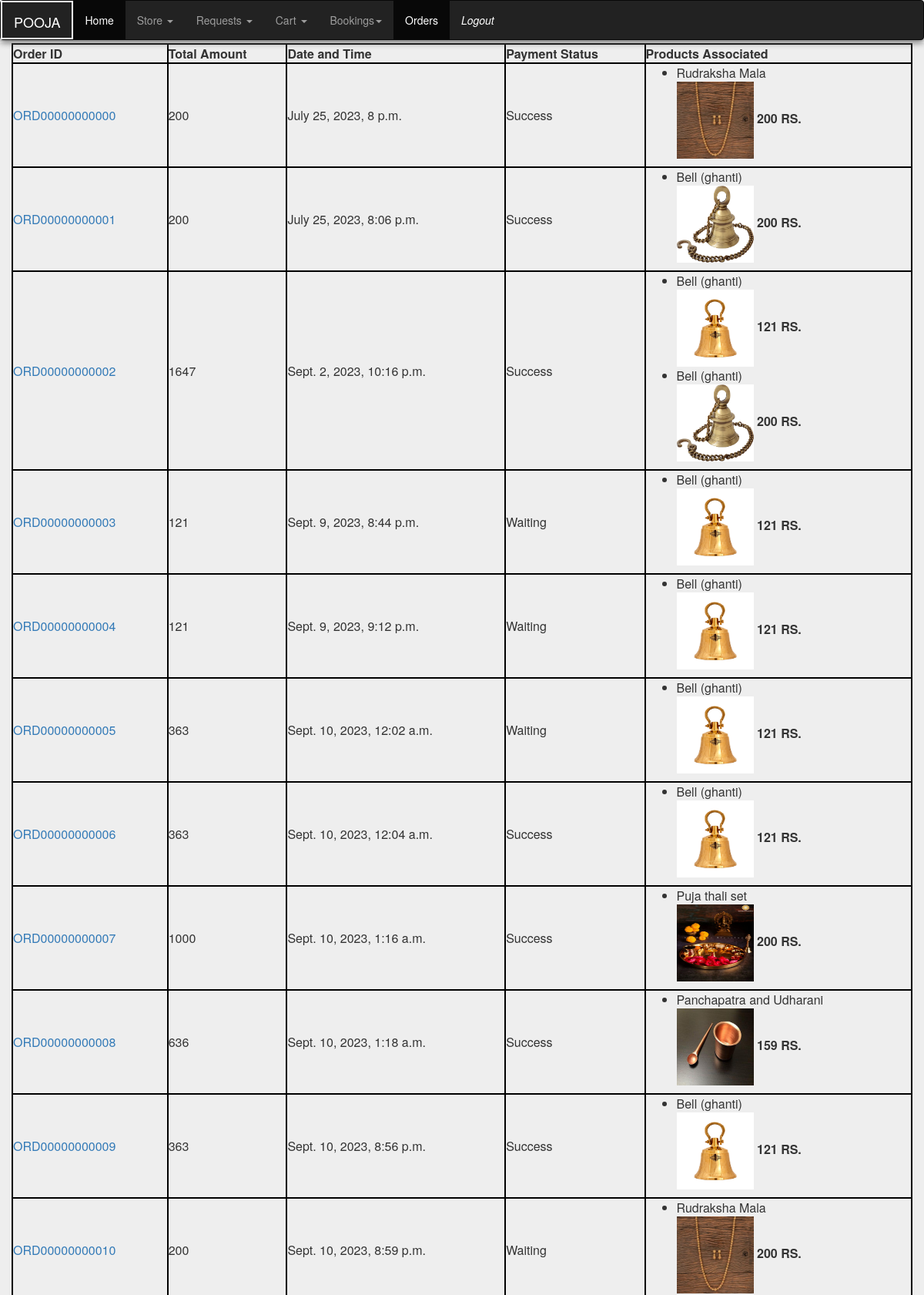
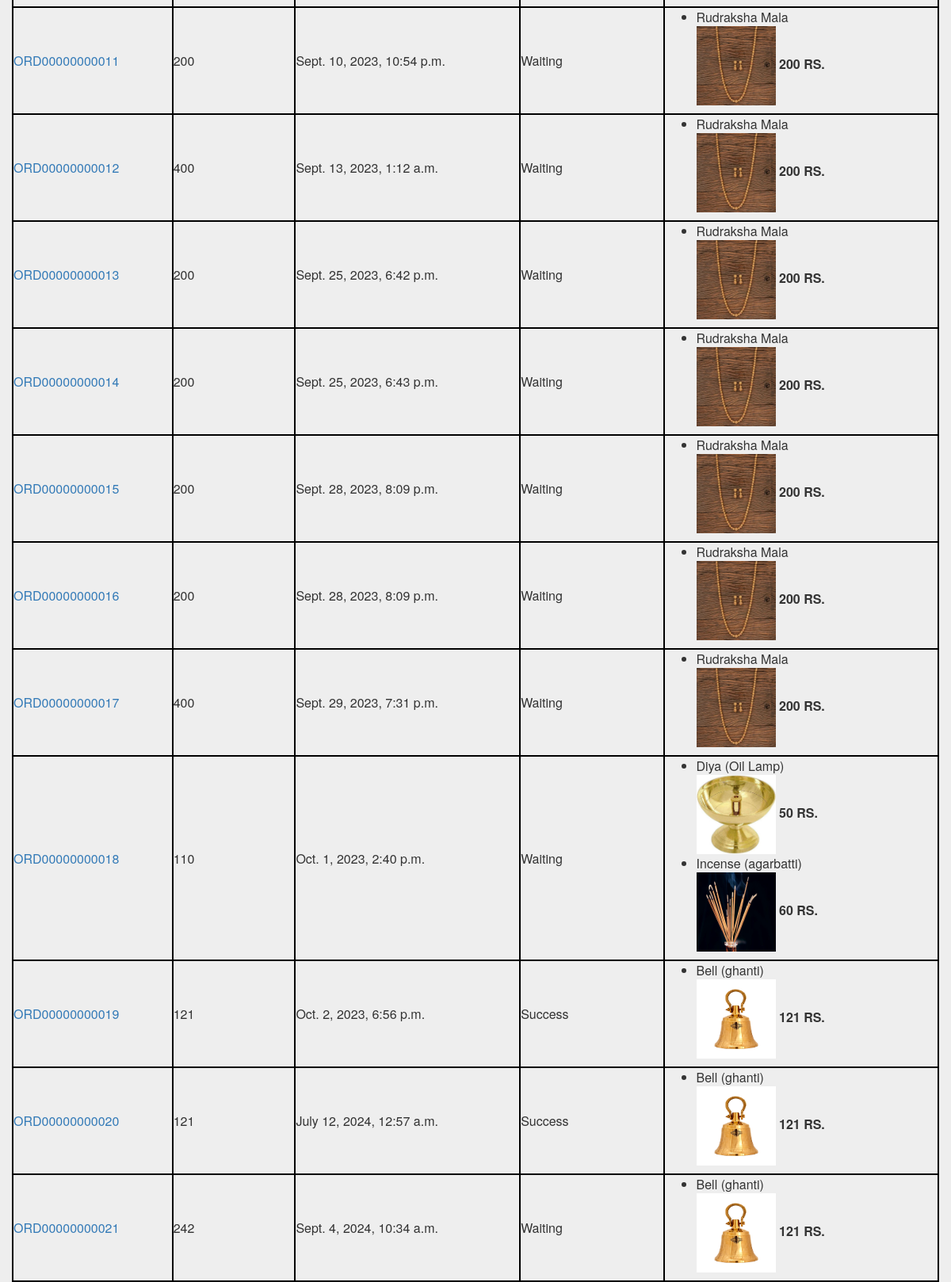
The page /customer/all_orders/ (signed in) on the database its author committed (2 pictures, top to bottom).
### customers/models.py (models this page shows)
class product_orders(models.Model):
    order_id=models.CharField(max_length=20,unique=True)
    amount=models.IntegerField()
    date=models.DateTimeField(null=True)
    done_by=models.ForeignKey(app_users,on_delete=models.CASCADE)
    products_associated=models.ManyToManyField(prod_and_amount)
    address=models.ForeignKey(saved_Address,on_delete=models.SET_NULL,null=True,default=None)
    payment_choices = [
        ('Success', 'Success'),
        ('Failed', 'Failed'),
        ('Cancelled','Cancelled'),
        ('Waiting','Waiting')
    ]
    payment_status=models.CharField(max_length=20,choices=payment_choices,default='Waiting')

class prod_and_amount(models.Model):
    product=models.ForeignKey(color_quantity,on_delete=models.CASCADE)
    price=models.IntegerField()
    quantity=models.IntegerField(default=1)

### main_app/models.py (models this page shows, shortened)
class color_quantity(models.Model):
    color=models.CharField(max_length=20)
    quantity=models.IntegerField()
    price=models.IntegerField(default=0)
    photo=models.ImageField(verbose_name="photo",upload_to='images',null=True)
    product=models.ForeignKey(pooja_products,related_name="product",on_delete=models.CASCADE)
    slug=models.SlugField(unique=True,null=True)

class pooja_products(models.Model):
    name=models.CharField(max_length=50)
    size=models.CharField(max_length=50)
    description=models.TextField()

### customers/views.py (the view)
# urls.py: path('all_orders/',views.order_history),
def order_history(request):
    user_obj=app_users.objects.filter(email=request.user.username).first()
    if user_obj:
        orders=product_orders.objects.filter(done_by=user_obj)
        return render(request,'customers/order_history.html',{'orders':orders})
    return HttpResponseRedirect("login again")

### templates/customers/order_history.html (shortened to what this page needs)
{% extends 'addons/customers/navigation.html'%}
    {% block mymessage %}
    <div >
        <div class="d-flex justify-content-between align-items-center mb-4">
          <h3 class="fw-normal mb-0 text-black">MY ORDERS</h3>
        </div>
        <section class="h-100" style="background-color: #eee;">
  <div class="container h-100 py-5">
    <div class="row d-flex justify-content-center align-items-center h-100">
      <div class="col-10">
<table>
<tr>
<th>Order ID</th>
<th>Total Amount </th>
<th>Date and Time</th>
<th>Payment Status </th>
<th>Products Associated </th>
</tr>
{% for order in orders %}
<tr>
<td><a href='/customer/order_details/{{order.order_id}}'>{{order.order_id}}</a></td>
<td>{{order.amount}} </td>
<td>{{order.date}}</td>
<td>{{order.payment_status}}</td>
<td>
<ul>
{% for ord in order.products_associated.all %}
<li>{{ord.product.product.name}} </li>
<img src="{{ord.product.photo.url}}" height=100px width=100px>
<b> {{ord.price}} RS.</b>
{% endfor %}
</ul>
</td>
</tr>
{% endfor %}
</table>
</div>
    </div>
  </div>
</section>
        </div>
{% endblock %}

### templates/addons/customers/navigation.html (style rules this page uses)
body { font-family: "Lato", sans-serif; background-repeat: no-repeat; background-size: cover; background-position: fixed; }

### templates/customers/order_history.html (style rules this page uses)
td { border:2px solid black; padding:15px; }
th { border:2px solid black; padding:8px; }
tr { border:2px solid black; }
table { border:2px solid black; padding:5px; width:100%; }

### rows shown on the page
product_orders: order_id "ORD00000000000", amount "200", date "July 25, 2023, 8 p.m.", payment_status "Success"
prod_and_amount: product.product.name "Rudraksha Mala", product.photo (picture), price "200"
product_orders: order_id "ORD00000000001", amount "200", date "July 25, 2023, 8:06 p.m.", payment_status "Success"
prod_and_amount: product.product.name "Bell (ghanti)", product.photo (picture), price "200"
product_orders: order_id "ORD00000000002", amount "1647", date "Sept. 2, 2023, 10:16 p.m.", payment_status "Success"
prod_and_amount: product.product.name "Bell (ghanti)", product.photo (picture), price "121"
prod_and_amount: product.product.name "Bell (ghanti)", product.photo (picture), price "200"
product_orders: order_id "ORD00000000003", amount "121", date "Sept. 9, 2023, 8:44 p.m.", payment_status "Waiting"
prod_and_amount: product.product.name "Bell (ghanti)", product.photo (picture), price "121"
product_orders: order_id "ORD00000000004", amount "121", date "Sept. 9, 2023, 9:12 p.m.", payment_status "Waiting"
product_orders: order_id "ORD00000000005", amount "363", date "Sept. 10, 2023, 12:02 a.m.", payment_status "Waiting"
prod_and_amount: product.product.name "Bell (ghanti)", product.photo (picture), price "121"
product_orders: order_id "ORD00000000006", amount "363", date "Sept. 10, 2023, 12:04 a.m.", payment_status "Success"
product_orders: order_id "ORD00000000007", amount "1000", date "Sept. 10, 2023, 1:16 a.m.", payment_status "Success"
prod_and_amount: product.product.name "Puja thali set", product.photo (picture), price "200"
product_orders: order_id "ORD00000000008", amount "636", date "Sept. 10, 2023, 1:18 a.m.", payment_status "Success"
prod_and_amount: product.product.name "Panchapatra and Udharani", product.photo (picture), price "159"
product_orders: order_id "ORD00000000009", amount "363", date "Sept. 10, 2023, 8:56 p.m.", payment_status "Success"
product_orders: order_id "ORD00000000010", amount "200", date "Sept. 10, 2023, 8:59 p.m.", payment_status "Waiting"
product_orders: order_id "ORD00000000011", amount "200", date "Sept. 10, 2023, 10:54 p.m.", payment_status "Waiting"
product_orders: order_id "ORD00000000012", amount "400", date "Sept. 13, 2023, 1:12 a.m.", payment_status "Waiting"
prod_and_amount: product.product.name "Rudraksha Mala", product.photo (picture), price "200"
product_orders: order_id "ORD00000000013", amount "200", date "Sept. 25, 2023, 6:42 p.m.", payment_status "Waiting"
prod_and_amount: product.product.name "Rudraksha Mala", product.photo (picture), price "200"
product_orders: order_id "ORD00000000014", amount "200", date "Sept. 25, 2023, 6:43 p.m.", payment_status "Waiting"
product_orders: order_id "ORD00000000015", amount "200", date "Sept. 28, 2023, 8:09 p.m.", payment_status "Waiting"
product_orders: order_id "ORD00000000016", amount "200", date "Sept. 28, 2023, 8:09 p.m.", payment_status "Waiting"
product_orders: order_id "ORD00000000017", amount "400", date "Sept. 29, 2023, 7:31 p.m.", payment_status "Waiting"
product_orders: order_id "ORD00000000018", amount "110", date "Oct. 1, 2023, 2:40 p.m.", payment_status "Waiting"
prod_and_amount: product.product.name "Diya (Oil Lamp)", product.photo (picture), price "50"
prod_and_amount: product.product.name "Incense (agarbatti)", product.photo (picture), price "60"
product_orders: order_id "ORD00000000019", amount "121", date "Oct. 2, 2023, 6:56 p.m.", payment_status "Success"
product_orders: order_id "ORD00000000020", amount "121", date "July 12, 2024, 12:57 a.m.", payment_status "Success"
product_orders: order_id "ORD00000000021", amount "242", date "Sept. 4, 2024, 10:34 a.m.", payment_status "Waiting"
prod_and_amount: product.product.name "Bell (ghanti)", product.photo (picture), price "121"
